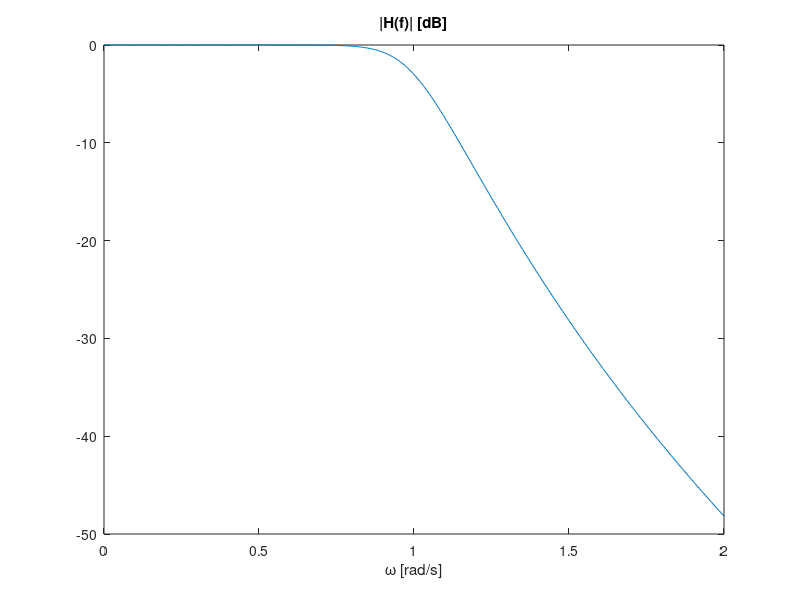

This figure's MATLAB source: (Note: this script raises an error after producing the figure.)
%% Design the low-pass filter with ZP
clear all; close all; clc;

fc = 1e5;   % cut-off freq.

% ZP design of LowPass filter
z = j*2*pi*[1e5];   z = [ z conj(z) ];
p = [];             p = [p, conj(p)];
b = poly(z); a = poly(p);
b = b / abs(polyval( b,0) / polyval( a,0) );

%% Butterworth low-pass filter
clear all; close all; clc;

w3dB = 1;
N = 8;
for k = 1:N
    p(k) = w3dB * exp(j*((pi/2)+(1/2)*(pi/N)+(k-1)*(pi/N)));
end
z = [];
a = poly(p);
b = poly(z);

%% Construct and plot the low-pass filter

w = 0:0.005:2; s = j*w;
H = polyval(b,s)./polyval(a,s);
H = H/max(H);
plot(w, 20*log10(abs(H))); title('|H(f)| [dB]'); xlabel('\omega [rad/s]');

%% Transform to band-pass filter

fc = 96e6;
fb = 1e5;
f = 95.8e6:96.2e6;  w = 2*pi*f; s = j*w;
w1 = 2*pi*(fc-fb);  w2 = 2*pi*(fc+fb);  w0 = sqrt(w1*w2);   dw = w2-w1;
[zz,pp,kk]=test(z,p,1,w0,dw);
bb = poly(zz);  aa = poly(pp);
H_BP = polyval(bb,s)./polyval(aa,s);
plot(20*log10(abs(H_BP)));